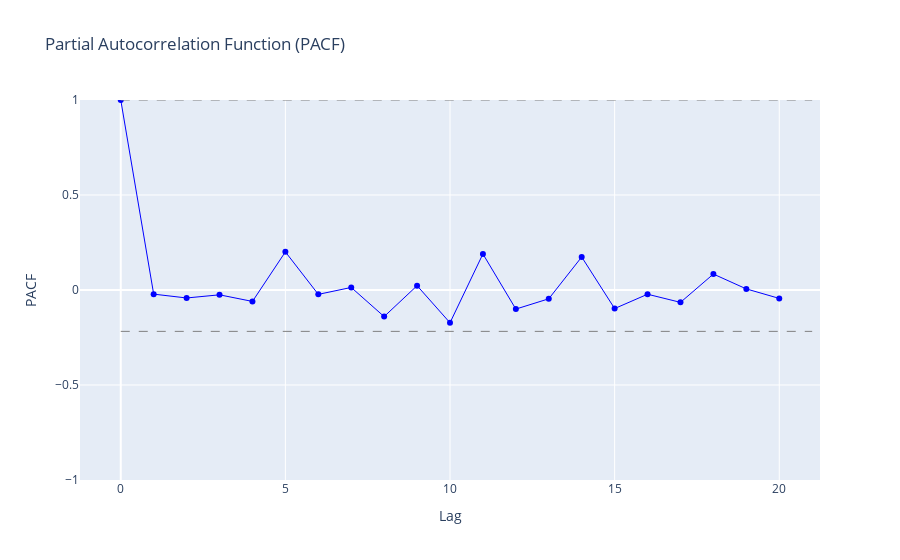

The cell this chart's notebook holds for it:
### Markdown cell above
Merge the ccs data and Esmeradals data from CAE together and output to the local .csv file

### Code cell
import numpy as np
from statsmodels.tsa.stattools import pacf
import plotly.graph_objects as go

# Generate sample data
np.random.seed(42)
data = np.random.randn(100)

# Calculate PACF values
pacf_values, confidence_interval = pacf(discharge_series, nlags=100, alpha=0.05)

# Create the PACF plot
fig = go.Figure()

# Add PACF values as vertical lines with dots on top
for i, value in enumerate(pacf_values):
    fig.add_shape(type="line",
                  x0=i, y0=0, x1=i, y1=value,
                  line=dict(color="blue", width=1))
    fig.add_trace(go.Scatter(x=[i], y=[value], mode='markers', marker=dict(color='blue', size=6)))

# Add confidence interval lines
fig.add_shape(type="line",
              x0=0, y0=confidence_interval[0, 0], x1=len(pacf_values), y1=confidence_interval[0, 0],
              line=dict(color="grey", width=1, dash="dash"))
fig.add_shape(type="line",
              x0=0, y0=confidence_interval[1, 0], x1=len(pacf_values), y1=confidence_interval[1, 0],
              line=dict(color="grey", width=1, dash="dash"))

# Customize the layout
fig.update_layout(title="Partial Autocorrelation Function (PACF)",
                  xaxis_title="Lag",
                  yaxis_title="PACF",
                  showlegend=False,
                  yaxis=dict(range=[-1, 1]))

# Display the plot
fig.show()

### Figure 1 — Plotly figure (JSON) as saved in the notebook; plotly's stock layout.template omitted (floating-point values rounded to 4 significant figures)
{"data": [{"line": {"color": "blue", "width": 1}, "marker": {"color": "blue", "size": 6}, "mode": "lines+markers", "type": "scatter", "x": [0, 1, 2, 3, 4, 5, 6, 7, 8, 9, 10, 11, 12, 13, 14, 15, 16, 17, 18, 19, 20], "y": [1, -0.02172, -0.04203, -0.02535, -0.06016, 0.2007, -0.023, 0.01346, -0.1399, 0.02274, -0.1726, 0.1899, -0.1004, -0.04626, 0.1738, -0.09762, -0.02227, -0.06508, 0.0839, 0.005738, -0.04427]}], "layout": {"shapes": [{"line": {"color": "grey", "dash": "dash", "width": 1}, "type": "line", "x0": 0, "x1": 21, "y0": 1, "y1": 1}, {"line": {"color": "grey", "dash": "dash", "width": 1}, "type": "line", "x0": 0, "x1": 21, "y0": -0.2177, "y1": -0.2177}], "showlegend": false, "title": {"text": "Partial Autocorrelation Function (PACF)"}, "xaxis": {"title": {"text": "Lag"}}, "yaxis": {"range": [-1, 1], "title": {"text": "PACF"}}}}
